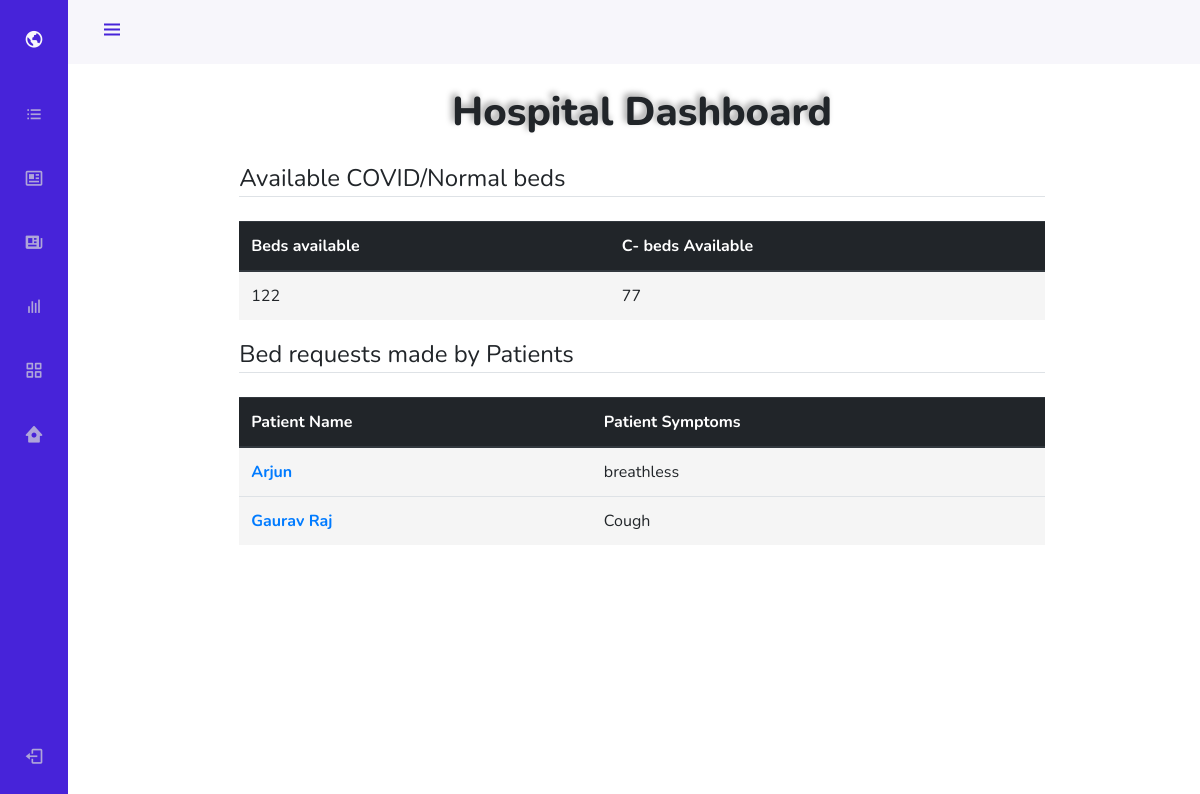
The app's page /dashboard/ (signed in), older data.
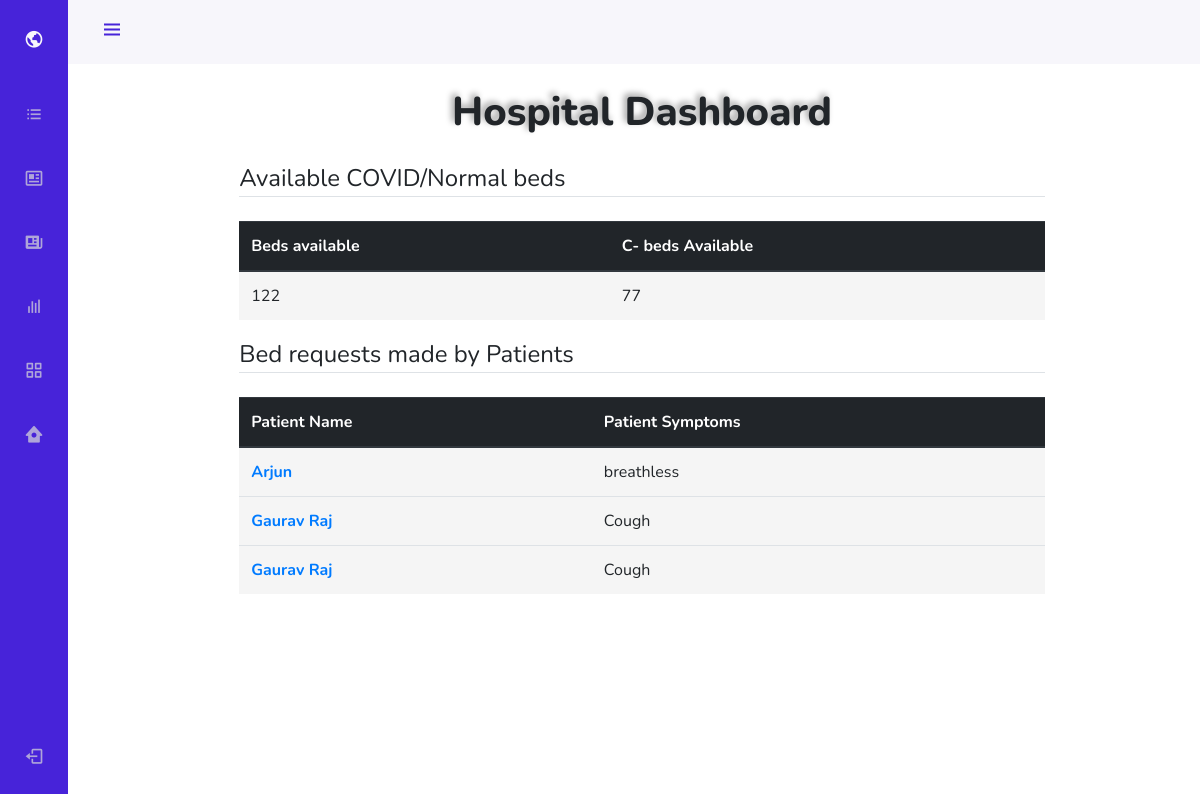
The same page, newer data.
### blog/models.py (models this page shows, shortened)
class Post(models.Model):
    name = models.CharField(max_length = 100)
    content = models.TextField()
    type = models.CharField(max_length = 100, default="Dedicated covid hospital")
    proof = models.ImageField(default='default.jpg',upload_to='hosp_proofs')
    author = models.ForeignKey(User, on_delete=models.CASCADE)
    city = models.CharField(max_length=100, default="Mumbai")
    address = models.TextField(default="Maharashtra")
    area =models.CharField(max_length=100, default="Andheri")
    covid_cap=models.IntegerField(default=0)
    norm_cap = models.IntegerField(default=0)
    img1 = models.ImageField(default='default.jpg',upload_to='hosp_imgs')
    img2 = models.ImageField(default='default.jpg',upload_to='hosp_imgs')
    img3 = models.ImageField(default='default.jpg',upload_to='hosp_imgs')

class BedRequest(models.Model):
    aadhar_number = models.IntegerField(max_length = 16)
    phone_number = models.IntegerField(max_length = 10)
    email = models.EmailField(default='jmak0015@gmail.com')
    name = models.CharField(max_length =100)
    address = models.CharField(max_length=100)
    city= models.CharField(max_length = 16)
    pin_code= models.IntegerField(max_length=6)
    gender= models.CharField(max_length = 16)
    age= models.IntegerField(default = 1)
    co_mobidity = models.CharField(max_length = 16)
    ambulance_required = models.CharField(max_length = 16)
    scheme = models.CharField(max_length = 16)
    health_centre = models.CharField(max_length = 16,default='KEM')
    tested = models.CharField(max_length = 16)
    symptoms = models.CharField(max_length = 16)
    def __str__(self):
        return self.name

### blog/views.py (the view)
# urls.py: path('dashboard/', views.FilteredPatientView, name='dash-view'),
def FilteredPatientView(request):
    requests = BedRequest.objects.filter(health_centre = request.user)
    posts = Post.objects.filter(author = request.user)
    context = {
        'requests' : requests,
        'posts': posts
    }
    print(requests)
    return render(request, 'blog/dashboard.html',context)

### blog/templates/blog/dashboard.html (shortened to what this page needs)
{% extends 'blog/navbase_without.html' %} {% block content %}
<div class="row d-flex justify-content-center">
  <div class="col-9">
    <h1 class="my-4" style="text-align: center; font-weight: 800;">Hospital Dashboard</h1>
    {% if user.is_authenticated == True %}
    <legend class="border-bottom mb-4">Available COVID/Normal beds</legend>
    <table class="table">
        <thead class="thead-dark">
          <tr>
            <th scope="col">Beds available</th>
            <th scope="col">C- beds Available</th>
          </tr>
        </thead>
        <tbody>
        {% for post in posts%}
        <td>{{ post.norm_cap}}</td>
        <td>{{ post.covid_cap }}</td>
        {% endfor %}
      </tbody>
    </table>
    <legend class="border-bottom mb-4">Bed requests made by Patients</legend>
    <table class="table">
      <thead class="thead-dark">
        <tr>
          <th scope="col">Patient Name</th>
          <th scope="col">Patient Symptoms</th>
        </tr>
      </thead>
      <tbody>
        {% for rq in requests %}
        <tr>
          <th scope="row"><a href="{% url 'patient-detail' rq.id %}">{{ rq.name }}</a></th>
          <td>{{ rq.symptoms }}</td>
        </tr>
        {% endfor %}
        </tbody>
    </table>
    {% endif %}
  </div>
</div>
{% endblock content%}

Row changes from the older to the newer data that the page shows:
added BedRequest: name "Gaurav Raj", symptoms "Cough"
